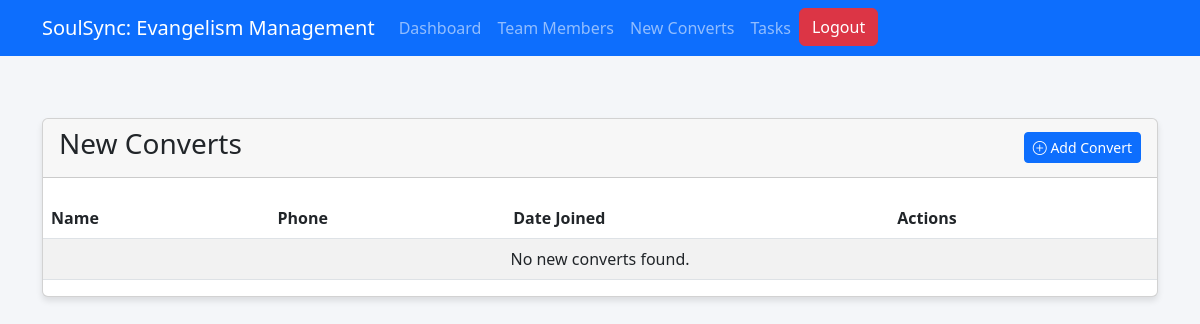
The app's page /new-convert-list/ (signed in), older data.
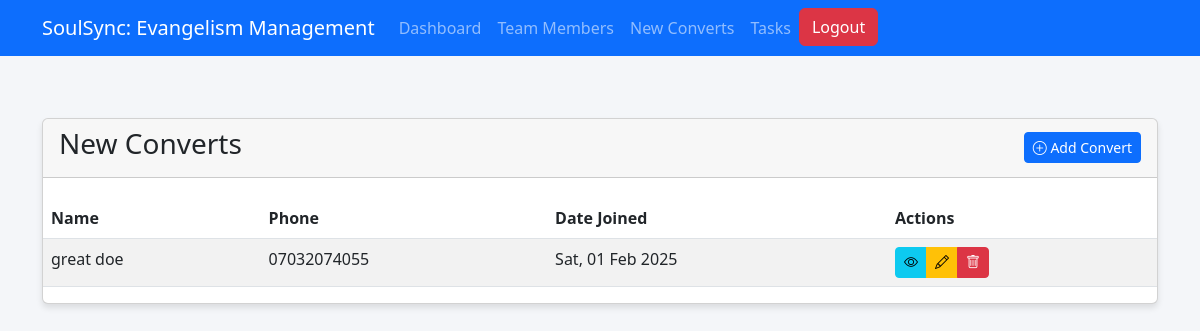
The same page, newer data.
### core/models.py (models this page shows, shortened)
class NewConvert(models.Model):
    user = models.ForeignKey(CustomUser, on_delete=models.SET_NULL, null=True, blank=True, related_name="new_convert")
    first_name = models.CharField(max_length=100)
    last_name = models.CharField(max_length=100)
    phone_number = models.CharField(max_length=100)
    address = models.CharField(max_length=100)
    prayer_request = models.TextField()
    updated_at = models.DateTimeField(auto_now=True)
    date_joined = models.DateTimeField(auto_now_add=True)
    class Meta:
        verbose_name_plural = "New Converts"

### core/views.py (the view)
# urls.py: path('new-convert-list/', views.new_convert_list, name='new_convert_list'),
@login_required
def new_convert_list(request):
    new_converts = NewConvert.objects.all()
    return render(request, 'evangelism/new_convert_list.html', {'new_converts': new_converts})

### core/templates/evangelism/new_convert_list.html (shortened to what this page needs)
{% extends 'evangelism/base.html' %}
{% load static %}
{% block content %}
<div class="row mt-5">
    <div class="col-12">
        <div class="card">
            <div class="card-header d-flex justify-content-between align-items-center">
                <h3>New Converts</h3>
                <a href="{% url 'new_convert_create' %}" class="btn btn-primary btn-sm">
                    <i class="bi bi-plus-circle"></i> Add Convert
                </a>
            </div>
            <div class="d-none d-md-block table-responsive">
                <table class="table table-striped table-hover">
                    <thead>
                        <tr>
                            <th>Name</th>
                            <th>Phone</th>
                            <th>Date Joined</th>
                            <th>Actions</th>
                        </tr>
                    </thead>
                    <tbody>
                        {% for convert in new_converts %}
                        <tr>
                            <td>{{ convert.first_name }} {{ convert.last_name }}</td>
                            <td>{{ convert.phone_number }}</td>
                            <td>{{ convert.date_joined|date:"D, d M Y" }}</td>
                            <td>
                                <div class="btn-group btn-group-sm" role="group">
                                    <a href="{% url 'new_convert_detail' convert.pk %}" class="btn btn-info">
                                        <i class="bi bi-eye"></i>
                                    </a>
                                    <a href="{% url 'new_convert_update' convert.pk %}" class="btn btn-warning">
                                        <i class="bi bi-pencil"></i>
                                    </a>
                                    <a href="{% url 'new_convert_delete' convert.pk %}" class="btn btn-danger">
                                        <i class="bi bi-trash"></i>
                                    </a>
                                </div>
                            </td>
                        </tr>
                        {% empty %}
                        <tr>
                            <td colspan="4" class="text-center">No new converts found.</td>
                        </tr>
                        {% endfor %}
                    </tbody>
                </table>
            </div>
        </div>
    </div>
</div>
{% endblock %}

Row changes from the older to the newer data that the page shows:
added NewConvert: first_name "great", last_name "doe", phone_number "07032074055", date_joined "Sat, 01 Feb 2025"
Text that changed along with them:
text no longer shown: "No new converts found."
